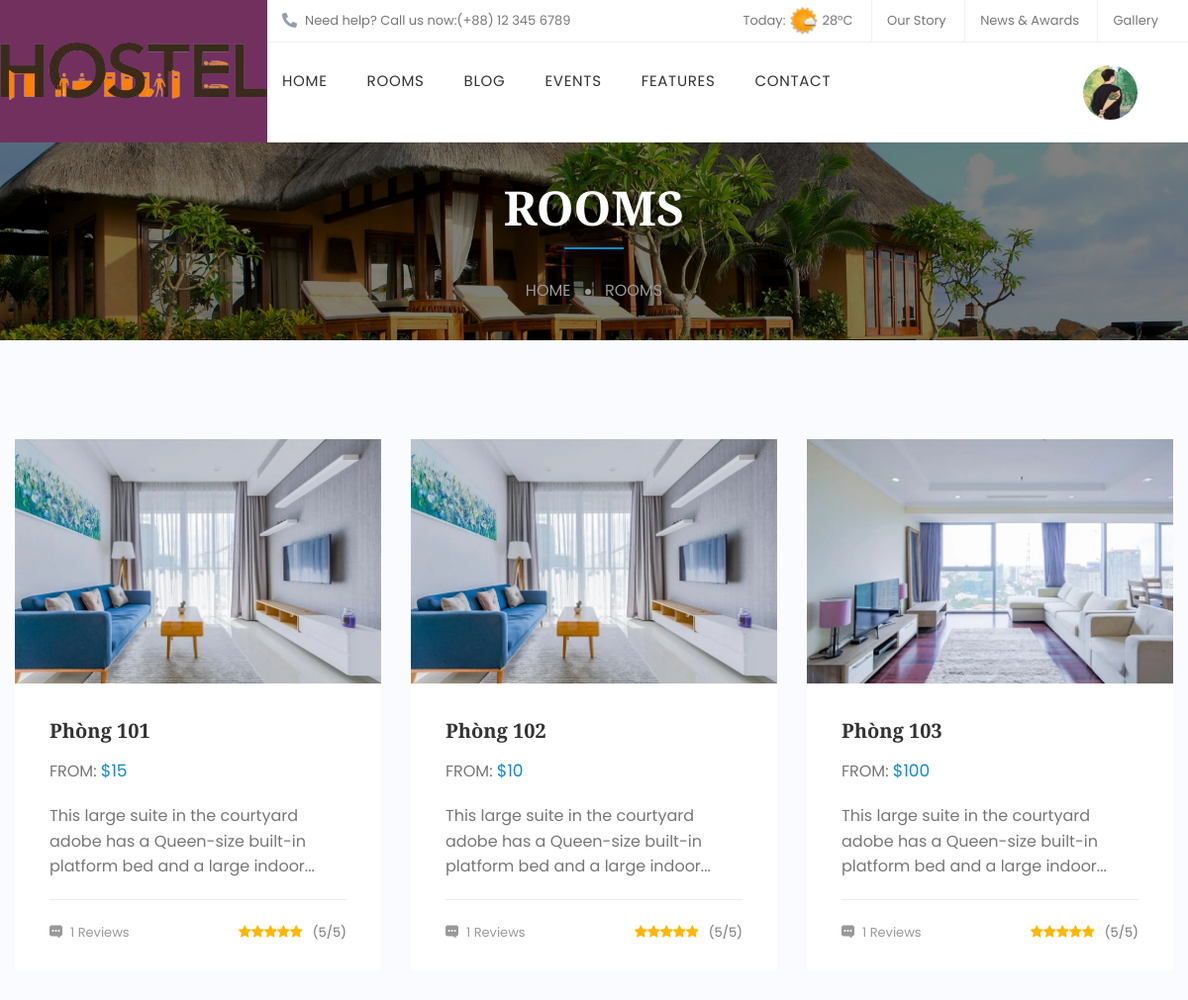
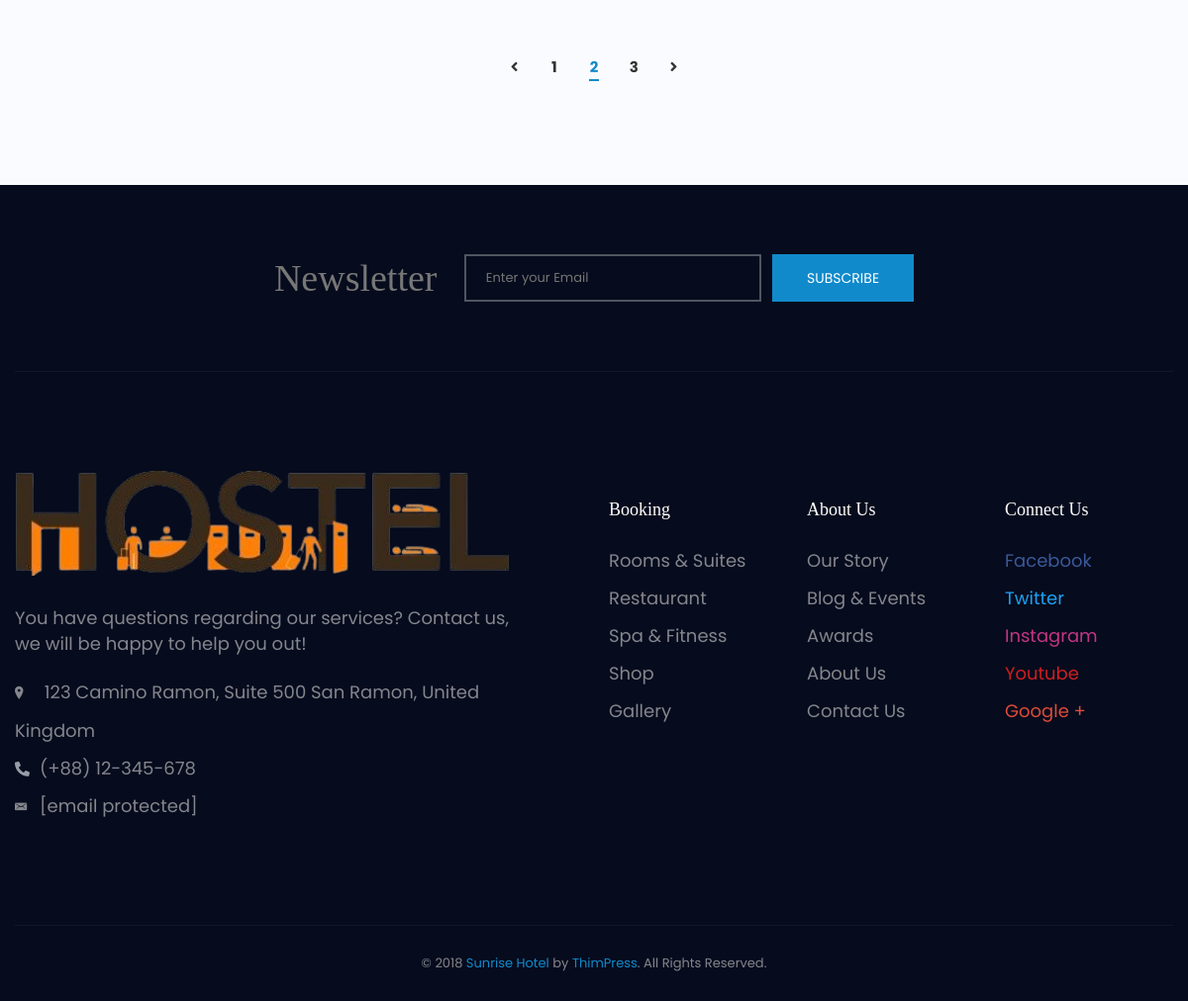
The page /front_end/rooms.php (signed in) on the database its author committed (2 pictures, top to bottom).
### tables this page shows
CREATE TABLE `client` (
  `id_client` int(11) NOT NULL,
  `ma_sinh_vien` varchar(255) NOT NULL,
  `ten_nguoi_dung` varchar(255) NOT NULL,
  `ho_ten` text NOT NULL,
  `mat_khau` varchar(255) NOT NULL,
  `email` varchar(255) NOT NULL,
  `so_dien_thoai` varchar(20) NOT NULL,
  `trang_thai` varchar(50) DEFAULT 'sẵn sàng',
  `anh_dai_dien` varchar(255) DEFAULT 'Facebook-Avatar_3.png',
  `reset_token` varchar(255) DEFAULT NULL,
  `quyen` text NOT NULL DEFAULT 'client'
);

CREATE TABLE `phong` (
  `id` int(11) NOT NULL,
  `ten_phong` text NOT NULL,
  `suc_chua` int(11) NOT NULL,
  `id_tang` int(11) NOT NULL,
  `gia` decimal(10,0) NOT NULL,
  `trang_thai` text NOT NULL DEFAULT 'Chưa đủ',
  `anh_dai_dien` varchar(500) DEFAULT NULL,
  `anh_khac` varchar(1000) DEFAULT NULL,
  `nguoi_tao` text DEFAULT NULL,
  `noi_dung` text DEFAULT NULL,
  `mo_ta` text DEFAULT NULL,
  `so_luong_hien_tai` int(11) DEFAULT 0
);

### config/database.php (called while the page is built, shortened)
<?php
class Database {
    private $host = servername;
    private $user = username;
    private $password = password;
    private $dbname = dbname;
    private $link;
    private function connectDB() {
        $this->link = new mysqli($this->host, $this->user, $this->password, $this->dbname);
    }
    public function select($query) {
        $result = $this->link->query($query) or die($this->link->error . __LINE__);
        if ($result->num_rows > 0) {
            return $result;
        } else {
            return false;
        }
    }
}
?>

### front_end/rooms.php (the view, shortened to what this page needs)
<?php
include '../back_end/header-f.php';
?>
<div id="main-content">
    <div class="page-title">
        <div class="page-title-wrapper" data-stellar-background-ratio="0.5">
            <div class="content container">
                <h1 class="heading_primary">Rooms</h1>
                <ul class="breadcrumbs">
                    <li class="item"><a href="index.html">Home</a></li>
                    <li class="item"><span class="separator"></span></li>
                    <li class="item active">Rooms</li>
                </ul>
            </div>
        </div>
    </div>
    <div class="site-content container">
        <div class="rooms-content layout-grid style-01">
            <div class="row">
                <?php
                $sqlphong = "SELECT * FROM phong";
                $resultphong = $db->select($sqlphong);
                ?>
                <?php
                if ($resultphong->num_rows > 0) {
                    while ($row = $resultphong->fetch_assoc()) {
                        ?>
                        <div class="room col-sm-4 clearfix">
                            <div class="room-item">
                                <div class="room-media">
                                    <a href="room-single.php?id=<?php echo $row['id']; ?>"><img src="../assets/img/<?php echo $row['anh_dai_dien']; ?>" alt="img" class="img-fluid"></a>
                                </div>
                                <div class="room-summary">
                                    <h3 class="room-title">
                                        <a href="room-single.php?id=<?php echo $row['id']; ?>"><?php echo $row['ten_phong']; ?></a>
                                    </h3>
                                    <div class="room-price">From: <span class="price">$<?php echo $row['gia']; ?></span></div>
                                    <p class="room-description">
                                        <?php
                                        if (mb_strlen($row['mo_ta'], 'UTF-8') > 100) {
                                            $mo_ta = mb_substr($row['mo_ta'], 0, 100, 'UTF-8') . '...';
                                        }
                                        echo $mo_ta;
                                        ?>
                                    </p>
                                    <div class="room-meta clearfix">
                                        <div class="comment-count">1 Reviews</div>
                                        <div class="rating"><span class="star"></span>(5/5)</div>
                                    </div>
                                </div>
                            </div>
                        </div>
                        <?php
                    }
                }
                ?>
                <ul class="loop-pagination">
                    <li><a href="#"><i class="fa fa-angle-left"></i></a></li>
                    <li><a href="#">1</a></li>
                    <li class="active"><a href="#">2</a></li>
                    <li><a href="#">3</a></li>
                    <li><a href="#"><i class="fa fa-angle-right"></i></a></li>
                </ul>
            </div>
        </div>
    </div>
</div>
<footer id="colophon" class="site-footer">
    <div class="footer-top">
        <div class="container">
            <div class="newsletter">
                <h3>Newsletter</h3>
                <form method="post" class="form-newsletter">
                    <input type="email" name="EMAIL" placeholder="Enter your Email" required>
                    <button type="submit">SUBSCRIBE</button>
                </form>
            </div>
        </div>
    </div>
<?php
include 'footer.php';
?>

### back_end/header-f.php (shortened to what this page needs)
<?php
include '../config/database.php';
?>
<!DOCTYPE html>
<html lang="en">
<head>
    <link rel="stylesheet" type="text/css" href="../assets/css/css-front/libs/revolution/settings.css">
    <link rel="stylesheet" href="../assets/css/css-front/style.css">
    <link rel="stylesheet" href="../assets/plugins/fontawesome/js/fontawesome.min.js">
    <link rel="stylesheet" type="text/css" href="../assets/plugins/fontawesome/css/all.min.css">
    <link rel="stylesheet" href="../assets/css/duyet.css">
</head>
<body class="demo-1 home">
<div id="wrapper-container" class="content-pusher">
    <header id="masthead" class="header-default affix-top sticky-header ">
        <div class="row">
            <div class="header-menu col-sm-12 tm-table">
                <div class="width-logo sm-logo table-cell text-center">
                    <a href="../front_end/main2.php" class="no-sticky-logo" title="Hotel HTML Template">
                        <img class="logo" src="../assets/img/logo-f.png" alt>
                    </a>
                </div>
                <div class="width-navigation navigation table-cell">
                    <div class="top-toolbar clearfix">
                        <div class="toolbar-info pull-left col-sm-4 d-flex">
                            <i class="fas fa-phone-alt mr-2"></i> <span class="label">Need help? Call us now:</span>
                            <a class="value" href="tel:+88123456789"> (+88) 12 345 6789</a>
                        </div>
                        <div class="toolbar-right pull-right col-sm-8">
                            <div class="weather">
                                Today: <img src="../assets/img/img-front/icons/weather.png" alt>
                                <span class="temperature">28°C</span>
                            </div>
                            <ul class="top-menu">
                                <li class="menu-item"><a href="shop.html">Our Story</a></li>
                                <li class="menu-item"><a href="../front_end/blog.html">News & Awards</a></li>
                                <li class="menu-item"><a href="gallery.html">Gallery</a></li>
                            </ul>
                        </div>
                    </div>
                    <ul class="nav main-menu">
                        <li class="menu-item has-children">
                            <a href="../front_end/main2.php">Home</a>
                        </li>
                        <li class="menu-item has-children">
                            <a href="../front_end/rooms.php">Rooms</a>
                        </li>
                        <li class="menu-item has-children">
                            <a href="../front_end/blog.html">Blog</a>
                        </li>
                        <li class="menu-item has-children">
                            <a href="events.html">Events</a>
                        </li>
                        <li class="menu-item has-children">
                            <a href="#">Features</a>
                        </li>
                        <li class="menu-item"><a href="../front_end/contact.html">Contact</a></li>
                    </ul>
                    <div class="header-right">
                        <?php if (empty($_SESSION['username'])) { ?>
                            <a href="../back_end/dang_nhap.html" class="btn-book"><?php echo $_SESSION['username'];?></a>
                        <?php } else {
                            $db = new Database();
                            $usn = $_SESSION['username'];
                            $sql = "SELECT anh_dai_dien FROM client WHERE ten_nguoi_dung = '$usn'";
                            $result = $db->select($sql);
                            if ($result->num_rows == 1) {
                                $user = $result->fetch_assoc();
                                $anh_dai_dien = $user['anh_dai_dien'];?>
                                    <div class="content-header mr-3">
                                        <img class="avatar" src="../assets/img/<?php echo $anh_dai_dien ?>" alt="avatar">
                                    </div>
                            <?php }
                        } ?>
                    </div>
                </div>
            </div>
        </div>
    </header>

### assets/css/duyet.css (style rules this page uses)
img { height: auto; width: 100%; }
body, html { height: 100%; margin: 0; background-color: #FAFBFE; }
i.fas, i.fab { display: flex; flex-direction: column; justify-content: center; font-size: 15px; color: #959FA9; }
.content-header { display: flex; flex-direction: column; justify-content: center; height: 100%; padding: 5px; }
img.avatar { border-radius: 50%; height: 100%; position: relative; }
.demo-1 img.avatar { border-radius: 50%; height: 100%; position: relative; width: 55px; height: 55px; }
.header-right { display: flex; }

### assets/css/css-front/general.css (style rules this page uses)
:root { --white: #ffffff; --primary-color-1: #118acb; --secondary-color-1: #72305f; --primary-hover-color-1: #0d6a9c; --title-color-1: #333333; --body-font-color-1: #777; --body-font-family-1: 'Poppins'; --body-font-size-1: 16px; --primary-color-2: #e7ad44; --primary-hover-color-2: #dc981c; --title-color-2: #4a4a4a; --body-font-color-2: #8a8a8a; --body-font-family-2: 'Roboto'; --body-font-size-2: 15px; --primary-color-4: #ffb400; --secondary-color-4: #005eab; --primary-hover-color-4: #cc9000; --title-color-4: #14141e; --body-font-color-4: #7c7c7c; --body-font-family-4: 'Poppins'; --body-font-size-4: 16px; }
.site-content { padding-top: 100px; padding-bottom: 100px; }
a, button, input[type="submit"] { -webkit-transition: all .5s; -khtml-transition: all .5s; -moz-transition: all .5s; -ms-transition: all .5s; -o-transition: all .5s; transition: all .5s; outline: 0; }
ul, ol { margin: 0; list-style: none; }
input[type="text"], input[type="email"], input[type="tel"], input[type="password"], input[type="search"] { color: var(--body-font-color-1); height: 40px; width: 100%; padding: 0 20px; font-size: 16px; border: 1px solid #eee; display: inline-block; }
#wrapper-container { position: relative; overflow: hidden; }
body { font-family: var(--body-font-family-1); font-size: var(--body-font-size-1); line-height: 1.6em; letter-spacing: 0; color: var(--body-font-color-1); text-transform: none; font-weight: 400; font-style: normal; }
body a { color: var(--title-color-1); }
h1, h2, h3, h4, h5, h6 { font-family: 'Playfair Display'; color: var(--title-color-1); font-weight: 700; font-style: normal; line-height: 1.6em; }

### assets/css/css-front/pages.css (style rules this page uses)
.loop-pagination { margin: 50px 0 0; list-style: none; text-align: center; width: 100%; }
.loop-pagination li { display: inline-block; vertical-align: middle; margin: 0 3px; }
.loop-pagination li a { font-weight: 700; font-size: 15px; padding: 5px 10px; display: inline-block; text-align: center; }
.loop-pagination li a .fa { font-weight: 700; }
.loop-pagination li a:after { content: ''; position: relative; display: block; height: 2px; width: 10px; margin: 0 auto; bottom: 0; background: transparent; }
.loop-pagination li.active a:after { background-color: var(--primary-color-1); }
.loop-pagination li.active a { color: var(--primary-color-1); }

### assets/css/css-front/rooms.css (style rules this page uses)
.rooms-content .room-item { transition: all .5s; }
.rooms-content .room-item .room-summary { padding: 35px 35px 25px; background: #fff; }
.rooms-content .room-media img { transition: all 1s; }
.rooms-content .room-media { position: relative; overflow: hidden; }
.rooms-content .room-title { font-size: 20px; line-height: 26px; margin-bottom: 15px; }
.rooms-content .room-price { text-transform: uppercase; font-size: 16px; }
.rooms-content .room-description { margin-top: 20px; }
.rooms-content .price { font-size: 17px; color: var(--primary-color-1); }
.room-meta { padding-top: 20px; border-top: 1px solid #eee; }
.comment-count { float: left; font-size: 13px; color: #999; }
.comment-count:before { content: "\f11a"; font-family: Ionicons; font-size: 16px; margin-right: 8px; float: left; }
.room-meta .rating { float: right; font-size: 13px; }
.room-meta .rating .star:before { content: "\f005\f005\f005\f005\f005"; font-family: FontAwesome; font-size: 14px; color: #ffb606; letter-spacing: 0; margin-right: 10px; }
.rooms-content .room { padding-bottom: 30px; }

### rows shown on the page
client: anh_dai_dien (picture)
phong: anh_dai_dien (picture), ten_phong "Phòng 101", gia "15", mo_ta "This large suite in the courtyard adobe has a Queen-size built-in platform bed and a large indoor..."
phong: anh_dai_dien (picture), ten_phong "Phòng 102", gia "10", mo_ta "This large suite in the courtyard adobe has a Queen-size built-in platform bed and a large indoor..."
phong: anh_dai_dien (picture), ten_phong "Phòng 103", gia "100", mo_ta "This large suite in the courtyard adobe has a Queen-size built-in platform bed and a large indoor..."
